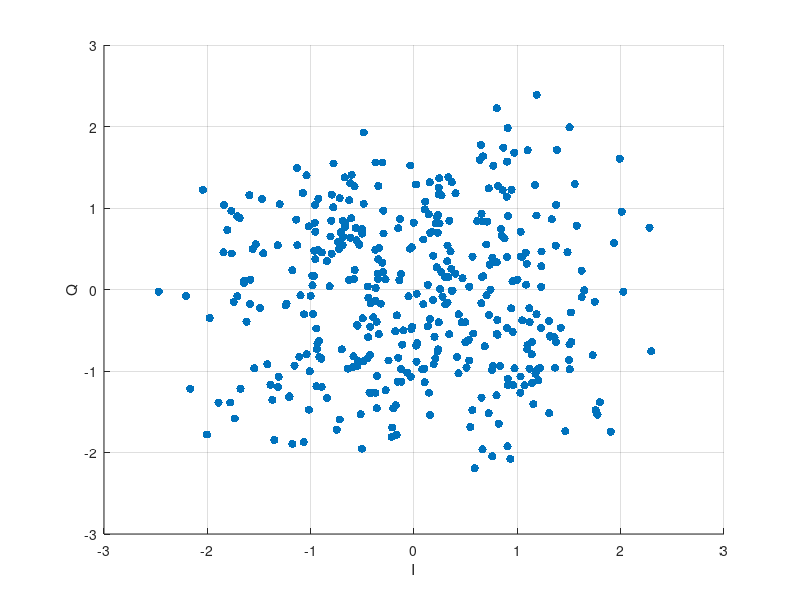

The MATLAB source for this figure:
Point = [
-1.00906	-1.00441
-1.07582	1.18093
-0.945206	-0.478145
0.026685	-0.0534145
0.940106	-0.232262
1.49888	-0.865166
-0.212361	-1.69335
1.37351	0.538259
-0.669547	1.37477
0.324116	-0.161394
0.0309417	-0.658227
0.266113	1.15546
-0.153077	0.752216
-0.967289	0.16363
1.36459	-0.958448
1.14268	-1.14803
-0.440631	-0.103328
-0.373722	0.487068
-1.12933	0.544859
0.80124	0.33307
0.134051	0.0565201
-0.516756	-1.52987
1.23181	0.285745
-1.64527	0.0762397
-1.71022	-0.0826197
-0.686276	0.646747
1.04734	0.399344
0.754841	-0.984194
1.1176	-0.970357
0.572384	-0.539585
-0.308554	0.329868
0.910176	0.904635
0.756729	-2.04784
-2.16638	-1.21736
-0.371169	1.55824
-1.2041	-1.31086
0.019392	1.28816
0.184467	-0.128464
-0.156913	-1.12976
-0.584587	-0.821598
-1.56144	0.496364
-0.551587	-0.432181
1.50402	-0.675054
0.65339	-1.32832
0.900626	-0.471261
1.20245	-1.11351
0.69531	0.834051
0.0897117	-0.179795
1.08391	0.06036
-0.628287	1.0939
1.93503	0.573805
-1.7683	0.965004
1.23089	0.0318915
-0.154021	-0.836722
0.15536	-0.365193
0.152743	1.31448
-0.897125	-0.849607
-0.640021	-0.969937
-0.295152	0.68688
0.668662	0.162092
1.38296	1.71394
-0.595047	-0.954518
-0.800919	0.844109
-0.0530291	-0.0853251
1.64641	-0.0101867
1.374	-0.645165
0.105393	0.982791
1.22953	-0.473813
0.330879	0.15057
-0.965164	0.476266
0.32167	0.34701
-0.841267	-1.32888
-0.925441	1.11398
0.724847	1.23976
-0.424084	-0.457854
1.62344	-0.093907
0.698676	0.551743
1.15581	-1.40522
0.647506	1.77548
0.636476	1.58996
-0.557123	0.603608
-0.373402	-1.26857
0.726039	-0.311377
-0.891065	0.453872
-0.486433	1.0516
0.652351	-0.168067
-1.89239	-1.38746
-0.796342	0.438436
0.174212	0.710229
-0.036096	1.52179
0.701208	-0.071186
1.30818	-1.51614
-0.445996	0.0368603
0.0999611	-0.972694
-1.41906	-0.91683
-0.616412	0.634649
-0.200669	-1.45872
0.241527	1.16557
1.51929	-0.281814
0.723018	-1.51879
1.42147	-0.468412
-0.496358	-0.35513
-0.24734	-0.871057
1.55629	1.29443
-0.960163	0.818887
-0.781352	1.00863
0.857063	1.22027
0.798469	-1.29785
1.02919	-1.26608
0.340816	-0.548452
-0.175913	-1.42148
0.874942	0.627313
-2.20753	-0.0806661
0.813269	1.2697
-0.71959	1.12101
-0.697752	-0.734811
-0.955468	0.372417
2.02599	-0.0269154
-0.351608	0.192887
-1.11049	-0.826104
0.952652	0.0996451
-0.0213401	0.518536
-0.977387	-0.303736
0.155091	-1.53662
1.14121	-0.796495
1.75027	-0.149868
-1.71094	0.898034
0.156494	0.695321
-0.142054	0.113111
1.48548	0.457527
-1.17704	-1.89499
0.943861	1.22306
-1.17728	0.236826
0.135253	-0.45304
0.801847	2.22361
0.763439	-0.940909
-0.982224	0.0506236
0.079165	-0.978562
-1.07614	1.18587
0.468913	0.13895
2.01101	0.955025
1.21842	-0.963248
1.77448	-1.53482
1.03103	-1.06761
-1.15642	-0.934172
-0.0654909	-1.01955
-0.734354	0.583695
0.222024	0.888624
0.0198968	-0.688356
0.18494	0.414138
-0.347404	0.370238
-2.47061	-0.0256937
0.658107	0.155466
-1.58655	-0.181115
1.50624	1.98853
1.1855	-0.302185
-0.777842	1.54581
0.903606	-1.92551
-0.501727	0.686383
-0.35966	-1.45728
0.243336	1.36496
1.79943	-1.38436
-0.688544	0.843504
0.431276	-1.02857
0.145193	-1.26612
1.04588	-0.379467
1.62245	0.231415
-1.38841	-1.16945
-1.30932	-1.07102
-0.164863	-0.318468
-0.168926	-1.78394
0.662924	-1.9623
-1.76329	0.441381
0.415666	-0.830002
-1.37068	-1.35514
-0.181731	-0.513103
0.190158	-0.916019
-0.581188	0.130048
1.11572	-0.229747
1.0828	0.452652
-0.547811	-0.442812
0.767781	1.51843
0.848937	0.658749
-1.03813	-0.794525
1.03468	0.403533
-1.06665	-1.872
1.06935	-1.17533
0.332248	1.37678
-0.957224	1.03866
-1.31876	0.541893
1.904	-1.74428
0.565741	0.402353
1.30697	-0.388904
0.495112	-0.402288
1.09811	-0.683411
-0.81628	0.0388643
-0.00150817	0.821069
0.432419	-0.305873
0.667936	1.63322
0.496408	-0.647148
1.1183	-0.399607
-2.04257	1.22421
-0.724608	0.496324
-1.77933	-1.38676
-1.7345	-1.58305
1.31748	-0.570169
0.757926	0.389961
-0.320629	-0.172264
0.908532	-1.09495
0.972438	-0.967234
-0.709119	0.700818
-0.427008	-0.80502
0.933456	-2.07932
-0.450609	-0.845055
0.545279	-1.68722
-1.06401	-0.305185
-0.301073	0.215101
-0.842863	0.347536
0.685353	-0.696918
0.108157	1.07917
-0.346043	1.26981
-0.954486	0.709112
-1.31688	-1.19645
-0.94387	-1.18676
-0.444465	-0.586887
-0.62928	0.117209
-0.602554	1.40704
0.564632	-1.47927
-0.373481	-0.1382
-1.5464	-0.968158
0.805906	-0.374701
-0.575924	1.26594
-0.93488	-0.663942
0.34225	0.842619
-1.97737	-0.350175
-1.04076	1.40128
1.18745	2.38819
-1.7441	-0.151829
1.33364	0.861922
-1.83928	1.03527
0.220841	0.270903
0.507969	-0.957948
-0.0381798	0.501283
-0.794883	1.16479
-0.026107	-0.484555
0.365613	-0.0128901
-1.59248	1.15778
0.23966	1.24957
0.0251779	-0.884673
0.402352	1.18075
-0.370934	0.0188897
-1.47118	1.11217
-0.339692	0.507548
1.19509	-0.979594
0.908622	-1.17398
0.658634	0.835279
-0.691204	0.544986
0.302966	-0.183704
-0.394032	-0.342175
1.52294	-0.644031
0.907008	1.98182
0.102427	-1.13729
0.362632	0.252209
-0.488605	-0.879417
-1.23461	-0.174024
1.99217	1.60523
-1.20862	-1.32063
0.233361	-0.735206
0.95878	-1.17453
-1.45848	0.44292
-0.125712	-0.979126
-1.01658	-1.47413
-0.361881	-0.395816
-0.104569	-0.502576
0.36633	1.31766
1.50761	-0.978943
-0.274527	-1.23523
-0.430091	-1.2665
-0.276889	0.123737
-0.122867	-1.13211
1.00035	0.121586
-1.09889	-0.0723759
-0.920999	-0.631784
-1.84275	0.455748
0.89735	1.13919
1.16986	1.28158
-0.339917	-0.548197
0.246407	0.810062
-0.806837	0.650219
1.75711	-1.48031
-0.416937	-0.170354
0.372692	-0.0144418
-2.00342	-1.7794
-0.347857	0.128498
0.353367	0.468093
-0.563961	0.754897
1.46399	-1.73792
-0.915885	-0.827425
-0.115203	-0.675928
0.230236	0.696604
-0.412819	-1.27038
0.739961	-0.00134387
0.831792	-0.94159
0.239458	-0.403
0.461431	-0.403995
-0.927791	0.483877
-0.618326	1.30216
0.399006	0.195435
-0.503647	-1.95258
-0.893155	-1.19382
-1.53037	0.554031
1.35875	-0.588393
0.231248	0.915448
0.229054	-0.75494
0.841194	0.743692
0.206184	-0.844983
1.23274	0.465906
1.1754	-1.03451
-0.359275	-1.06187
1.14223	-0.646691
-0.135215	0.865778
-0.717793	-1.59482
0.652748	0.928577
-1.14107	0.857725
1.57483	0.783468
0.899739	0.401686
-0.668839	0.764029
0.143385	0.921542
1.10014	1.70814
0.587281	-2.19359
0.955681	-0.520796
0.532914	-0.870934
-0.0307946	-1.06903
0.211316	0.810956
-0.29706	0.968547
-0.530787	0.550329
-0.216166	-1.80901
-0.548263	-0.937572
-1.58343	0.119279
-1.4914	-0.227423
-0.307546	1.55876
-1.13245	1.49182
1.09186	0.315612
-1.64309	0.10865
0.708269	0.833874
-1.01704	0.77449
0.0888109	0.613221
-1.23988	-0.196294
-1.67923	-1.21836
1.09559	-0.733492
-0.485827	1.92671
0.82035	-1.64662
-0.504451	0.740827
0.25324	0.00572068
-0.540277	-0.882442
1.72952	-0.805115
-1.8074	0.729776
-1.00073	-0.0791822
0.299261	0.151867
-1.62061	-0.3958
-0.939341	-0.733466
0.611532	0.838925
-0.126244	0.190689
0.263672	0.212811
0.96899	1.6796
-0.667085	0.812408
1.31754	-0.577677
0.863522	1.74152
-1.29932	1.04732
-0.747169	-1.7191
0.798951	-0.544827
0.32525	0.53998
-1.68696	0.877368
1.03227	0.707854
-0.608023	0.874886
0.808358	-0.555622
-0.985091	0.16904
-1.35165	-1.84727
-0.57319	0.239407
0.530523	-0.618996
2.2951	-0.75799
0.19839	-0.580659
-0.0189692	-0.455834
0.534134	0.0349649
0.276626	-0.0883306
1.18402	0.907546
2.2788	0.757645
0.900112	1.56982
0.73194	0.302876
1.3752	1.03867
]
c1 = Point(:,1), c2 = Point(:,2)
figure
scatter(c1, c2, 'filled')
xlabel('I')
ylabel('Q')
grid on;
